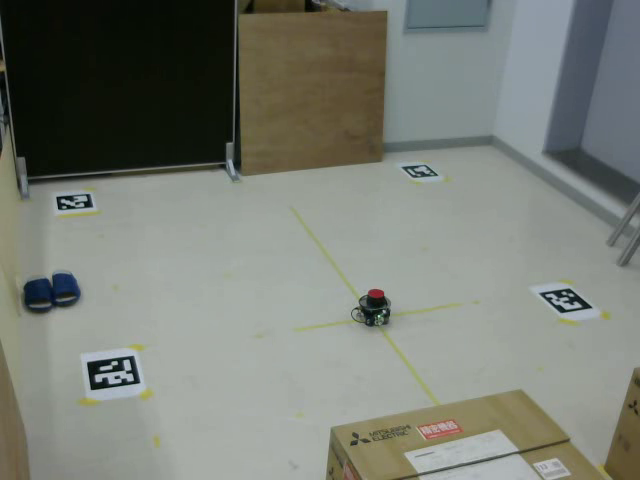
#> input picture frame 105 of trial/square50.avi, 640 x 480 px
$ jupyter execute --allow-errors Development-Copy1.ipynb   (shell and % lines are left out)   (older library calls are emulated)
#> lines starting #> are read from the running program, lines starting #| are printed output that depends on the picture; after the words box and inside, x2 and y2 are one past the last pixel; in counts of white or black regions, pixels touching at a corner belong together; long printed decimals are rounded
[cell 1]
import cv2
import numpy as np
import sys
import math
import matplotlib.pyplot as plt
sys.path.append("../")

[cell 2]
from vmarker import *
import pickle

[cell 3]
cap = cv2.VideoCapture("Videos/square50.avi")

[cell 4]
ok,frame = cap.read()
#> frame is the input picture: shape (480, 640, 3); mean B, G, R 116.9, 125.2, 120.9
sframe = frame.copy()

plt.imshow(frame,cmap='gray')

#> (a cell that did not finish here is left out)

[cell 6]
fp= cv2.aruco.DetectorParameters_create()
fp.minDistanceToBorder

[cell 7]
ok,frame = cap.read()
#> (the rest of this cell did not finish here and is left out)

#> (a cell that did not finish here is left out)

#> (a cell that did not finish here is left out)

[cell 10]
centercorners= []
geometrypositions = []
#> (the rest of this cell did not finish here and is left out)

#> (a cell that did not finish here is left out)

[cell 12]
tv = []
#> (the rest of this cell did not finish here and is left out)

[cell 13]
img = sframe

# HSV色空間に変換
hsv = cv2.cvtColor(img, cv2.COLOR_BGR2HSV)
#> hsv: shape (480, 640, 3); mean H, S, V 57.5, 45.9, 127.6

plt.figure(1)
# 赤色のHSVの値域1
hsv_min = np.array([0,127,0])
hsv_max = np.array([10,255,255])
mask1 = cv2.inRange(hsv, hsv_min, hsv_max)
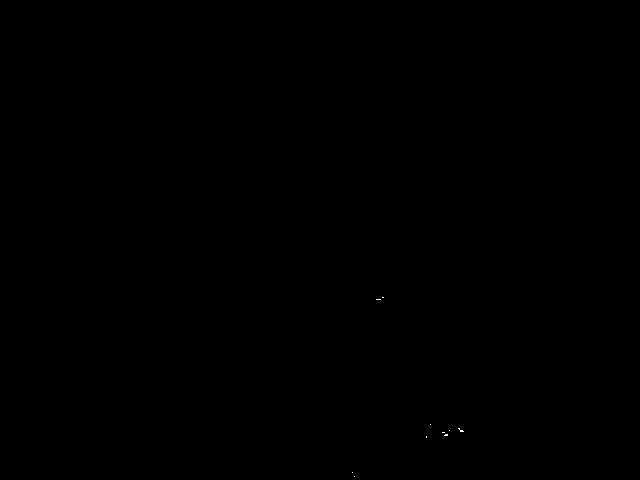
#> mask1: shape (480, 640); 0.01% white in thin lines or dots, all inside (x1, y1, x2, y2) = (352, 297, 464, 477)
plt.subplot(121)
plt.imshow(mask1,cmap='gray')

# 赤色のHSVの値域2
hsv_min = np.array([150,127,0])
hsv_max = np.array([180,255,255])
mask2 = cv2.inRange(hsv, hsv_min, hsv_max)
#> mask2: shape (480, 640); 0.03% white; 1 white region, box (x1, y1, x2, y2) and area: (370, 290, 384, 298) 91
plt.subplot(122)
plt.imshow(mask2,cmap='gray')
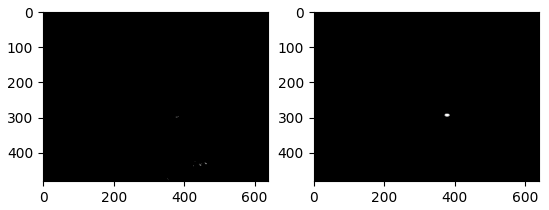
#> figure drawn by matplotlib, 2 panels

[cell 14]
# RGB search
bgr_min = np.array([0,0,120])
bgr_max = np.array([50,50,255])
mask3 = cv2.inRange(img,bgr_min, bgr_max)
#> mask3: shape (480, 640); 0.01% white in thin lines or dots, all inside (x1, y1, x2, y2) = (372, 291, 383, 296)
plt.imshow(mask3,cmap='gray')

[cell 15]
plt.imshow(cv2.bitwise_and(img,img,mask=mask2),cmap='gray')

[cell 16]
plt.imshow(sframe)

[cell 17]
Mmt = cv2.moments(mask2)
#> Mmt = moments, m00 23205, centre m10/m00, m01/m00 = (376.5, 293.4)

[cell 18]
# extract center of gravity
cx = Mmt['m10']/Mmt['m00']
#> cx = 376.5
cy = Mmt['m01']/Mmt['m00']
#> cy = 293.4
print([cx,cy])
#| [376.451, 293.429]
